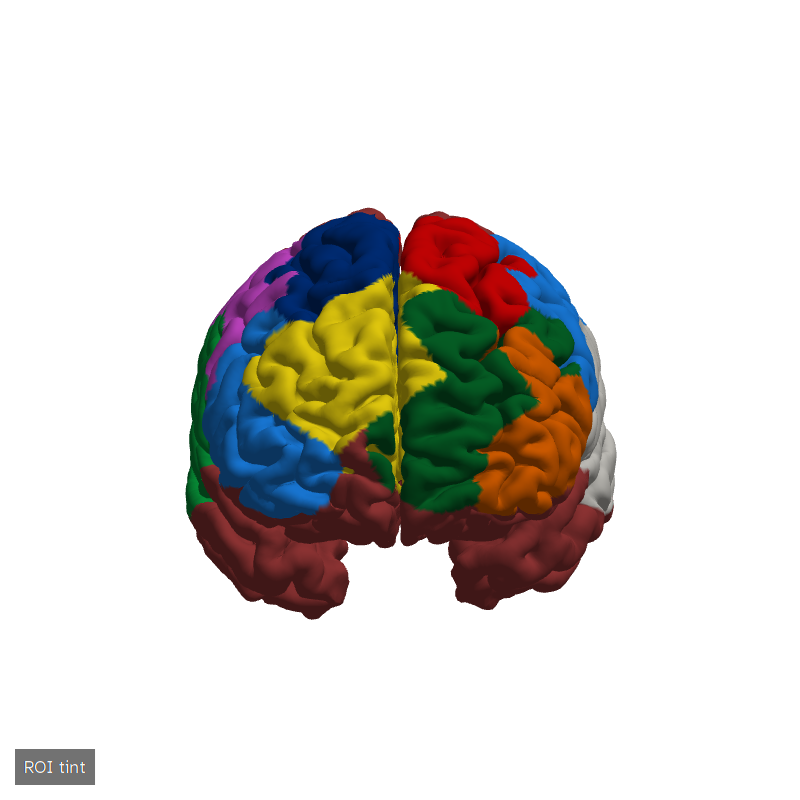
#> input picture piano-noise/analysis/00-rois/anterior_head_800x800_transparent.png, 800 x 800 px
$ python -i report_figures.py   (imports and definitions only)
#> lines starting #> are read from the running program, lines starting #| are printed output that depends on the picture; after the words box and inside, x2 and y2 are one past the last pixel; in counts of white or black regions, pixels touching at a corner belong together
"""ROI-level figures and tables for the report, from the NIRWizard exports.

Reads the exported tables under analysis/ (01-qc, 04-block-average, 05-glm;
ROI membership from the laterality sidecar) and writes

  report/figures/ba_roi.pdf           ROI block averages, HbO and HbR
  report/figures/glm_maps_*.pdf       on-cortex GLM t maps, HbO + HbR
  report/figures/laterality.pdf       Seghier LI per ROI pair (GLM beta)
  report/tables/*.tex                 booktabs bodies \\input by report.tex

ROI summaries average the channels the GLM export marks good (all 47 in the
current export, which was run without QC exclusions).
"""
import csv
import json
import os

import numpy as np
import matplotlib
# [1 line not run here, left out]
import matplotlib.pyplot as plt

HERE = os.path.dirname(os.path.abspath(__file__))
ROOT = os.path.dirname(HERE)
FIG = os.path.join(ROOT, "report", "figures")
TAB = os.path.join(ROOT, "report", "tables")

# Same palette as scripts/plot_block_design.py so the report reads as one set.
COL = {"QUIET": "#4878cf", "NOISE": "#c44e52"}
C_TEXT = "#333333"
PLAY_S = 40.0

# [4 lines not run here, left out]


def table(path, sep=","):
    with open(os.path.join(HERE, path), encoding="utf-8") as f:
        return list(csv.DictReader((l for l in f if not l.startswith("#")),
                                   delimiter=sep))


def chan_key(name):
    s, d = name[1:].split("-D")
    return int(s), int(d)


# [8 lines left out: function write_tex, not called in this run]


# ---- inputs -----------------------------------------------------------------
# [1 line that did not run here, left out]
# [1 line that did not run here, left out]
# [1 line that did not run here, left out]
# [1 line that did not run here, left out]

# [3 lines not run here, left out]
# [1 line that did not run here, left out]
ROIS = []  # (pair label, side, roi name, all channels, good channels)
# [5 lines not run here, left out]


# ---- QC ---------------------------------------------------------------------
# [85 lines left out: functions qc, block_average, glm_roi, not called in this run]


# ---- on-cortex GLM maps -----------------------------------------------------
VIEWS = ("left", "right", "anterior", "superior")
# (chromophore, export folder under 05-glm, colour range) per figure
MAPS = {
    "unthresholded": [("HbO", "no_thresh", 26),
                      ("HbR", "hbr_glm_images/no_thresh", 15)],
    "thresholded": [("HbO", "thresh_t>20", 26),
                    ("HbR", "hbr_glm_images/thresh_t>10", 15)],
}


def cortex(path):
    """NIRWizard cortex export as RGBA: background transparent, cropped."""
    from PIL import Image, ImageDraw, ImageFilter
    im = Image.open(path).convert("RGB").crop((0, 0, 800, 735))  # drop caption
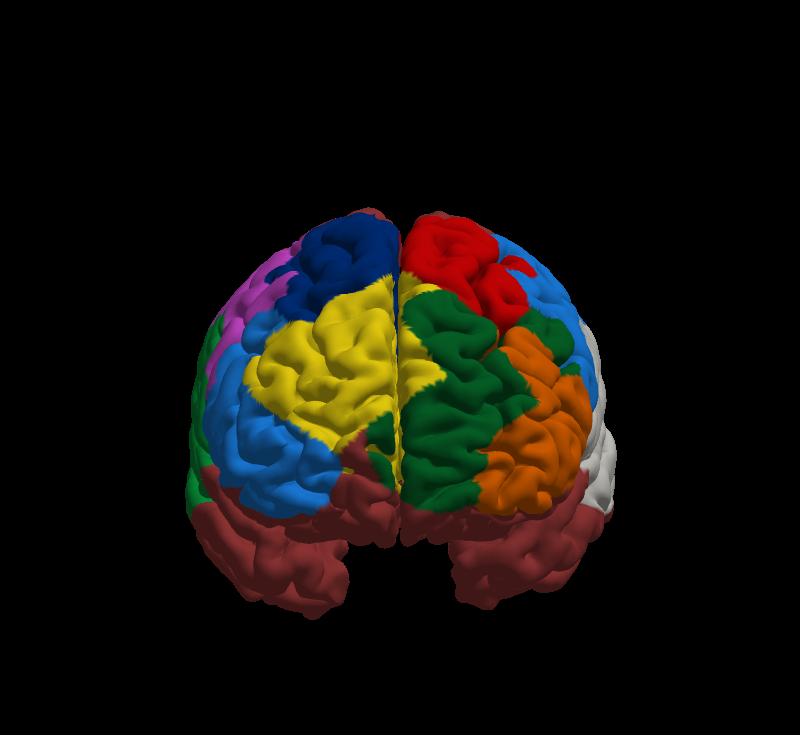
#> im: PIL image 800x735 RGB; mean R, G, B 18.8, 15.5, 10.7
    key = (255, 0, 255)
    for xy in ((0, 0), (799, 0), (0, 734), (799, 734)):
        ImageDraw.floodfill(im, xy, key, thresh=30)
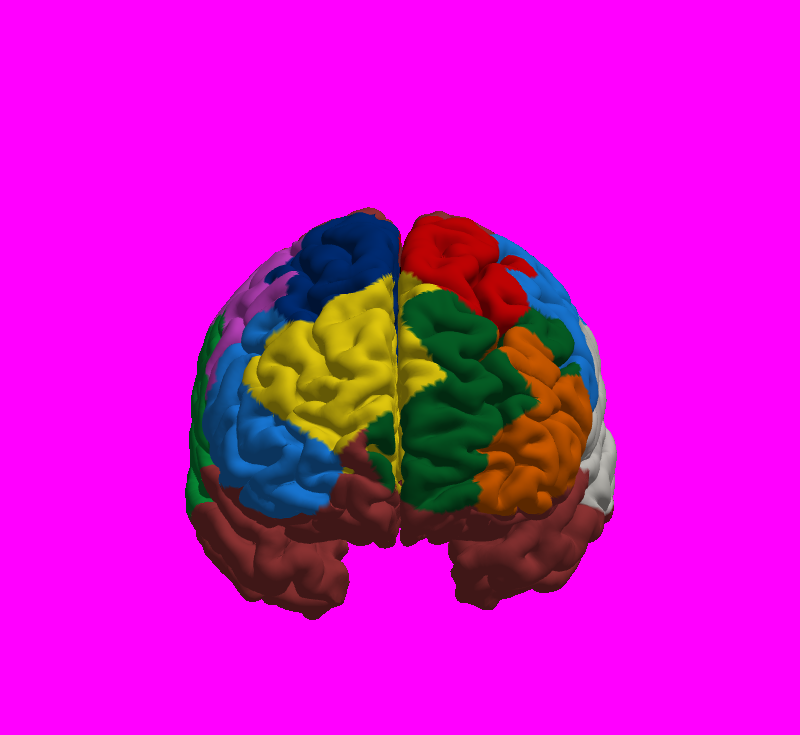
#> im: PIL image 800x735 RGB; mean R, G, B 215, 15.5, 207
    a = np.array(im)
    alpha = Image.fromarray(((a != key).any(2) * 255).astype(np.uint8))
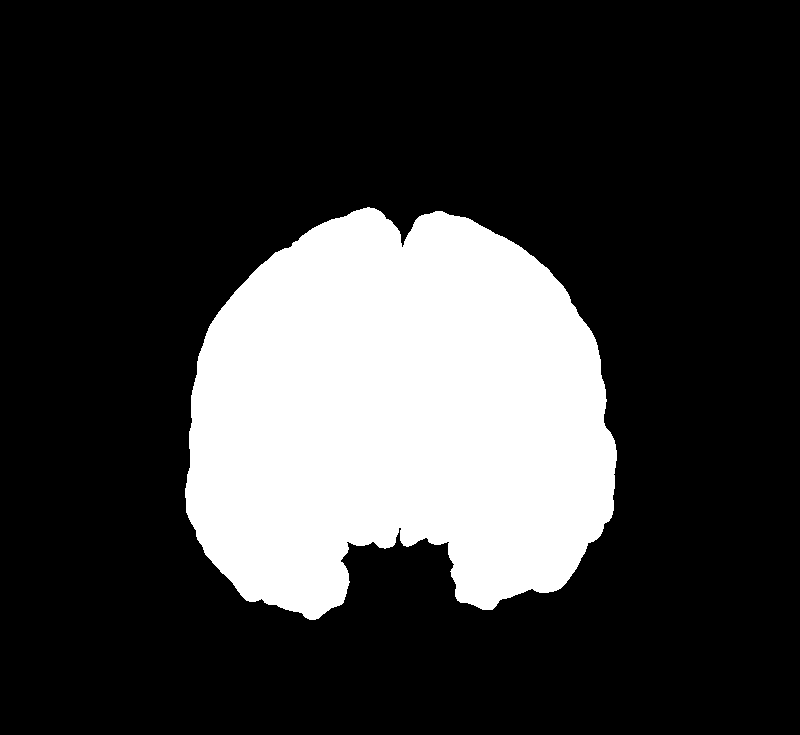
#> alpha: PIL image 800x735 L; 23% white; 1 white region, box (x1, y1, x2, y2) and area: (185, 207, 617, 620) 135479
    alpha = alpha.filter(ImageFilter.MinFilter(3))  # shave the dark fringe
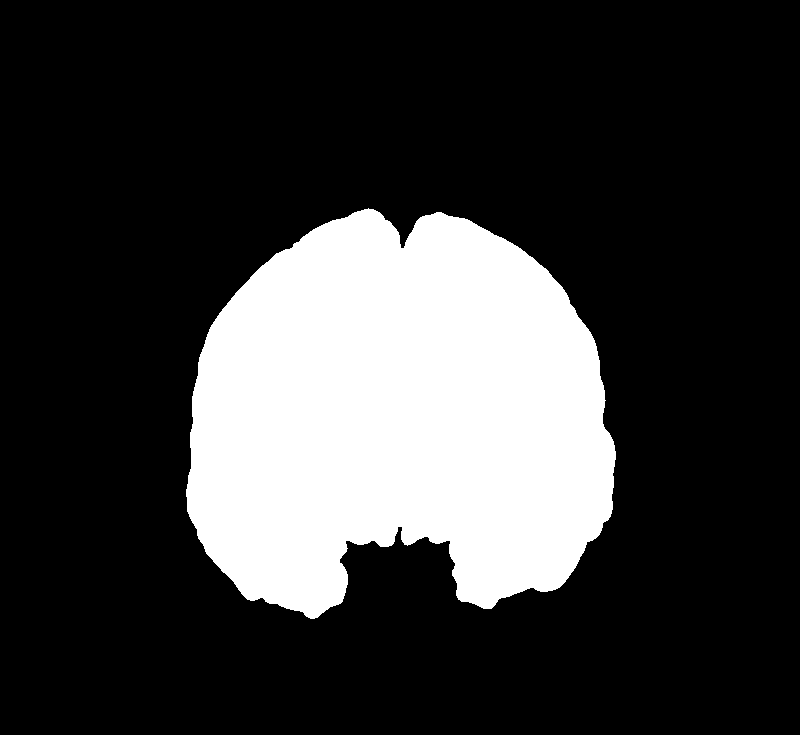
#> alpha: PIL image 800x735 L; 22.7% white; 1 white region, box (x1, y1, x2, y2) and area: (186, 208, 616, 619) 133448
    alpha = alpha.filter(ImageFilter.GaussianBlur(0.7))
    rgba = np.dstack([a, np.array(alpha)])
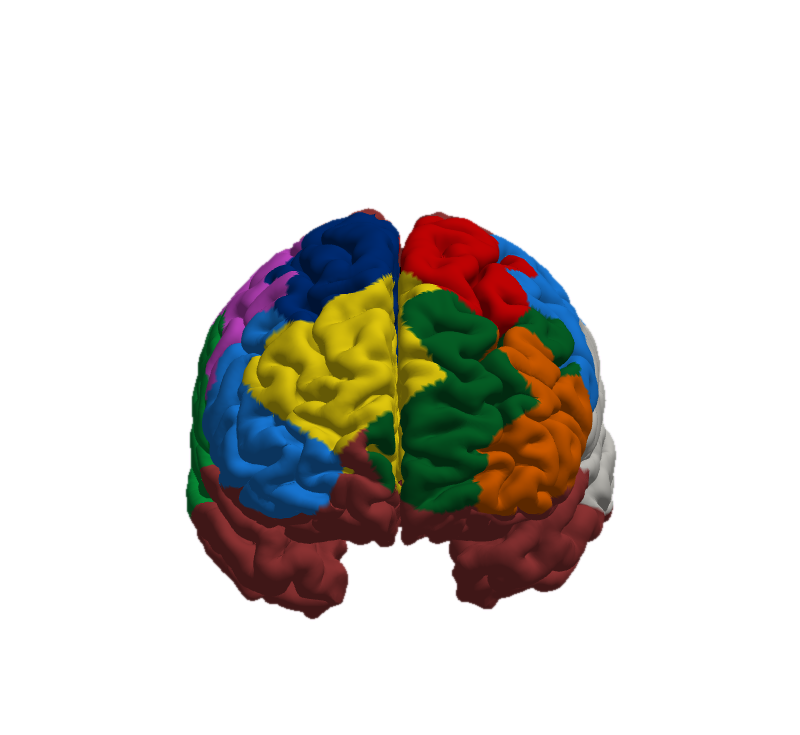
#> rgba: shape (735, 800, 4); mean R, G, B, A 215, 15.5, 207, 57.9; transparent parts drawn white
    ys, xs = np.where(rgba[..., 3] > 0)
    return rgba[ys.min():ys.max() + 1, xs.min():xs.max() + 1]
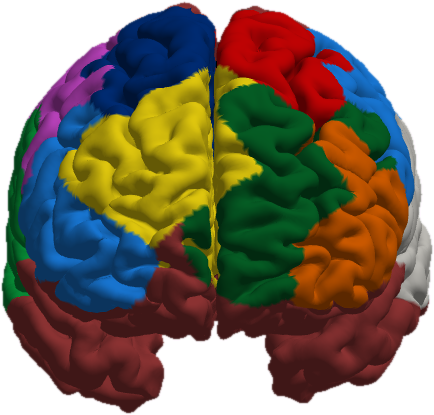
#> returned value: shape (415, 434, 4); mean of channels 0, 1, 2, 3 124.5, 50.7, 98.3, 188.9; transparent parts drawn white


# [80 lines left out: functions glm_maps, laterality, not called in this run]


# [9 lines not run here, left out]

>>> result = cortex('00-rois/anterior_head_800x800_transparent.png')

$ run again, on piano-noise/analysis/00-rois/inferior_head_800x800_transparent.png
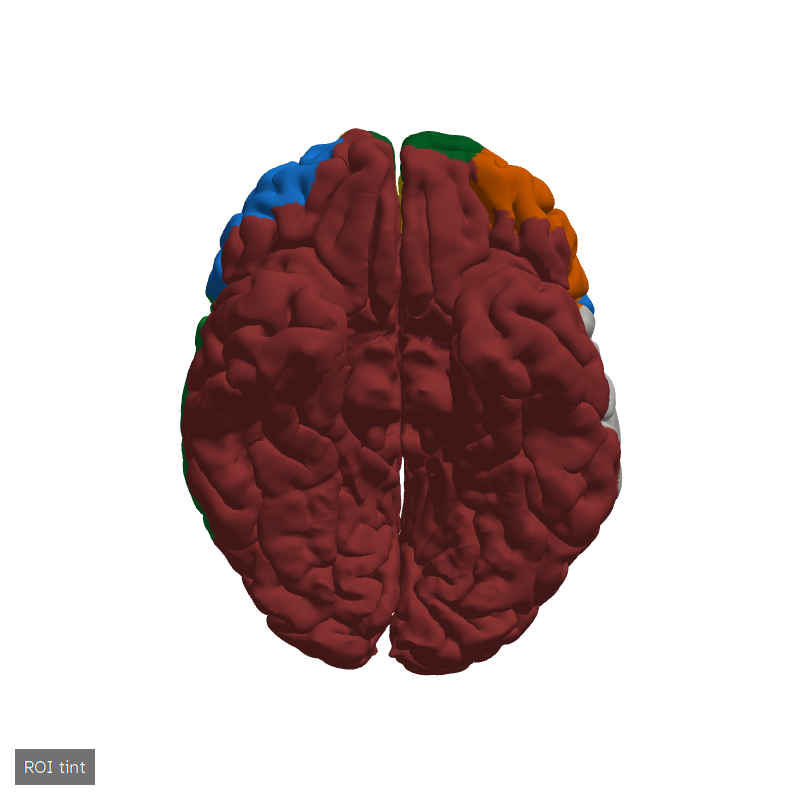
#> input picture piano-noise/analysis/00-rois/inferior_head_800x800_transparent.png, 800 x 800 px
#> in cortex, `alpha = Image.fromarray(((a != key).any(2) * 255).astype(np.uint8))`:
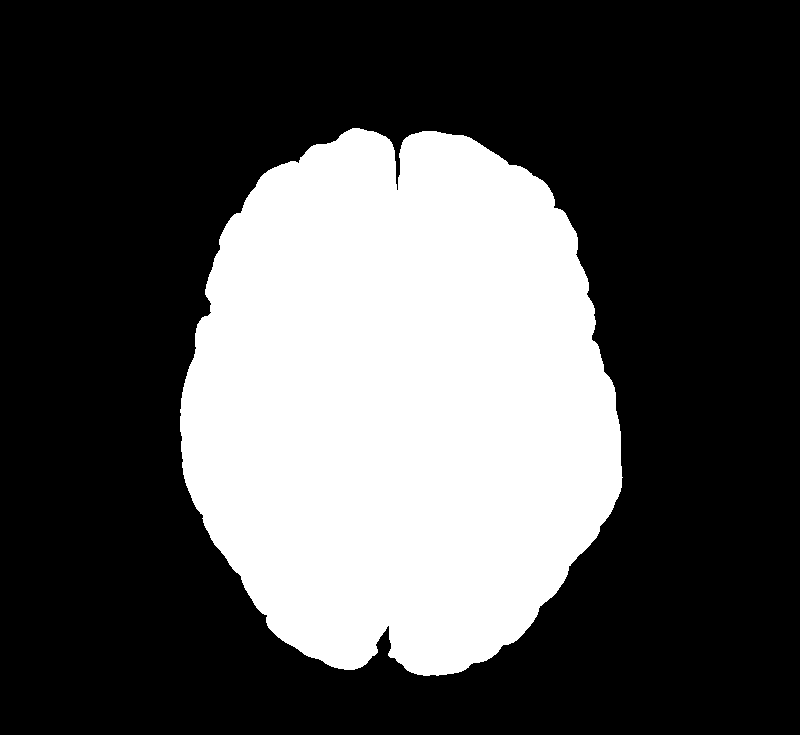
#> alpha: PIL image 800x735 L; 31.9% white; 1 white region, box (x1, y1, x2, y2) and area: (180, 128, 623, 676) 187484
#> in cortex, `return rgba[ys.min():ys.max() + 1, xs.min():xs.max() + 1]`:
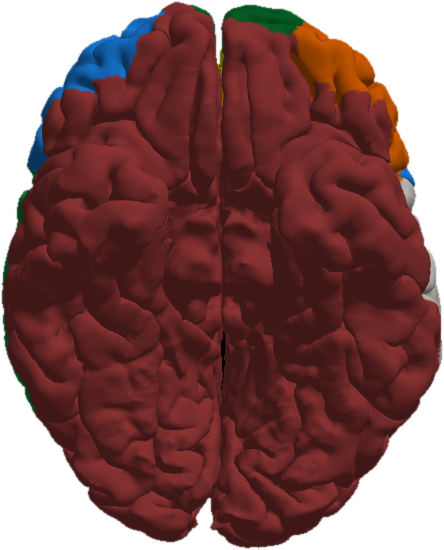
#> returned value: shape (550, 444, 4); mean of channels 0, 1, 2, 3 130, 28.5, 86.8, 193.4; transparent parts drawn white

$ run again, on piano-noise/analysis/00-rois/left_head_800x800_transparent.png
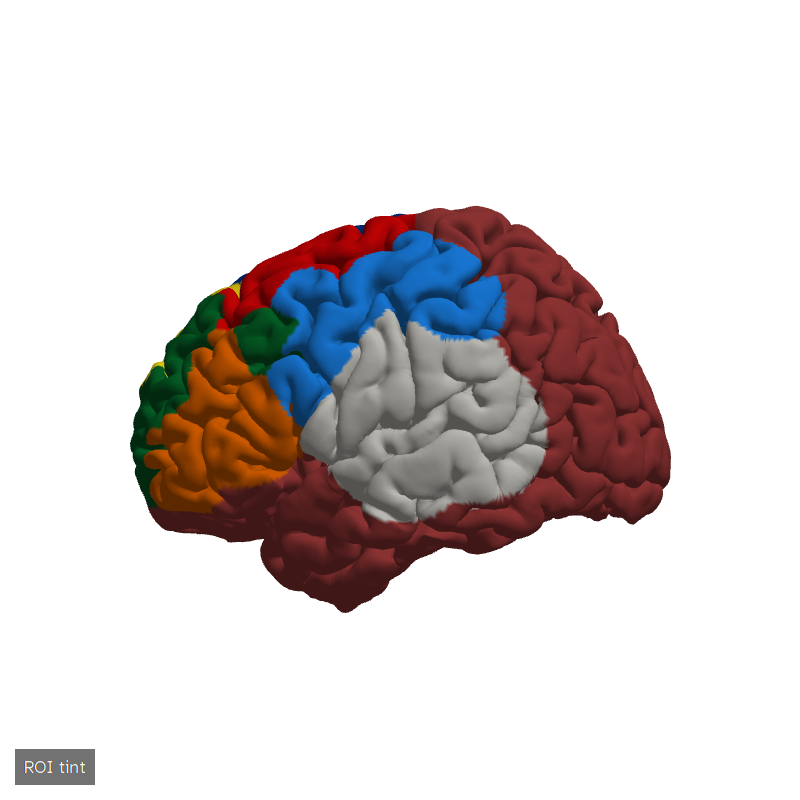
#> input picture piano-noise/analysis/00-rois/left_head_800x800_transparent.png, 800 x 800 px
#> in cortex, `alpha = Image.fromarray(((a != key).any(2) * 255).astype(np.uint8))`:
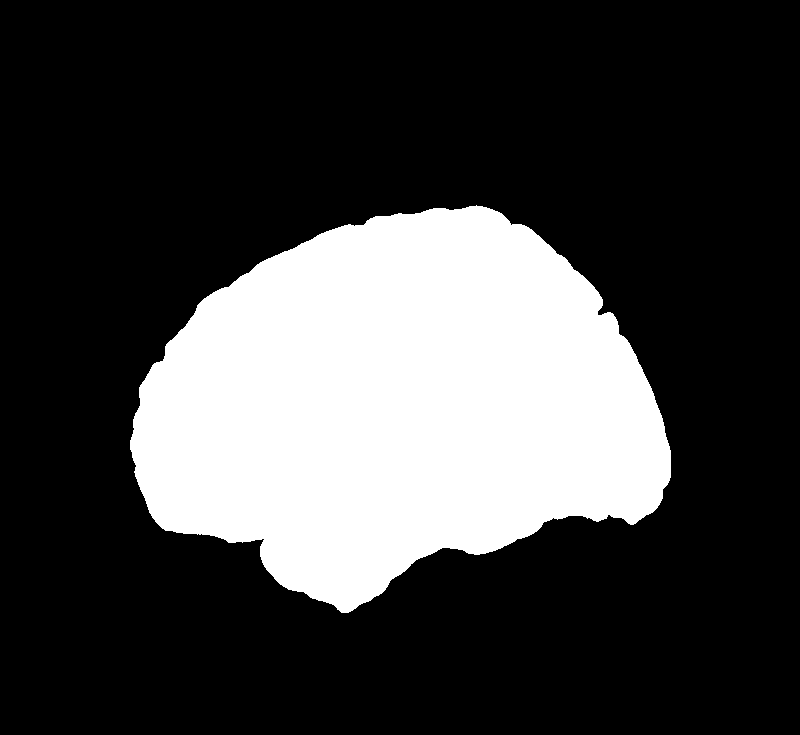
#> alpha: PIL image 800x735 L; 25.6% white; 1 white region, box (x1, y1, x2, y2) and area: (130, 205, 671, 613) 150330
#> in cortex, `return rgba[ys.min():ys.max() + 1, xs.min():xs.max() + 1]`:
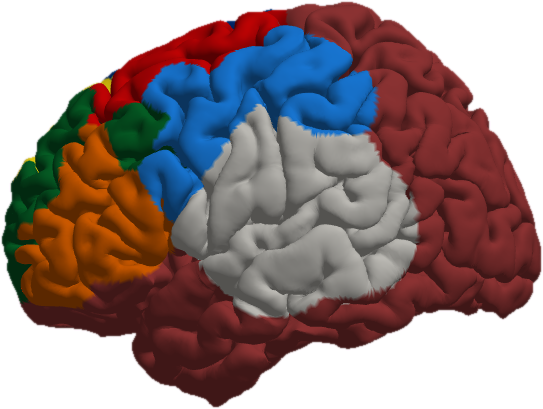
#> returned value: shape (409, 543, 4); mean of channels 0, 1, 2, 3 147.7, 47.1, 129.7, 170.3; transparent parts drawn white

$ run again, on piano-noise/analysis/00-rois/right_head_800x800_transparent.png
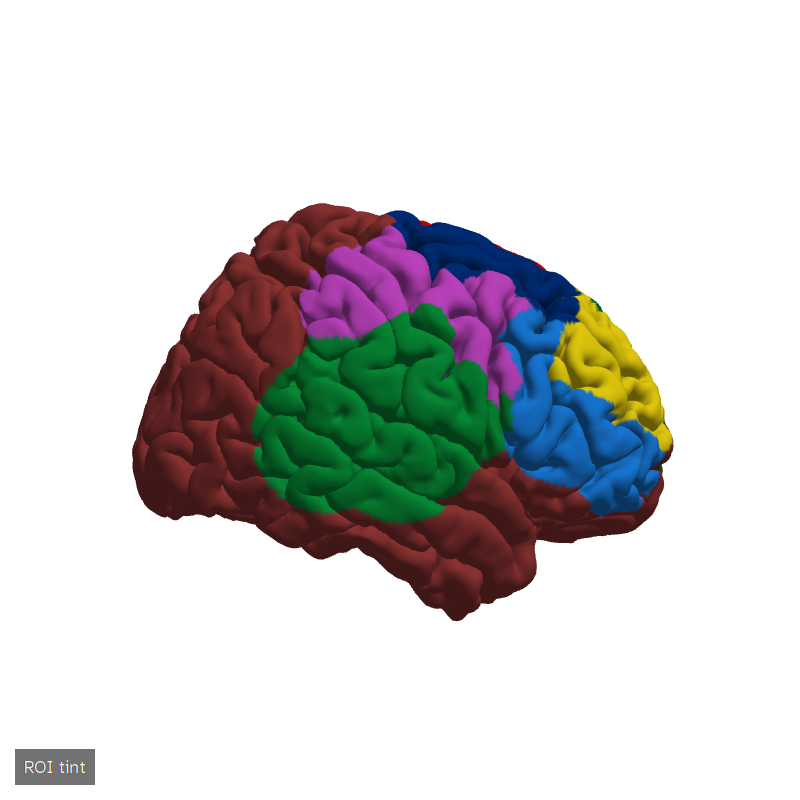
#> input picture piano-noise/analysis/00-rois/right_head_800x800_transparent.png, 800 x 800 px
#> in cortex, `alpha = Image.fromarray(((a != key).any(2) * 255).astype(np.uint8))`:
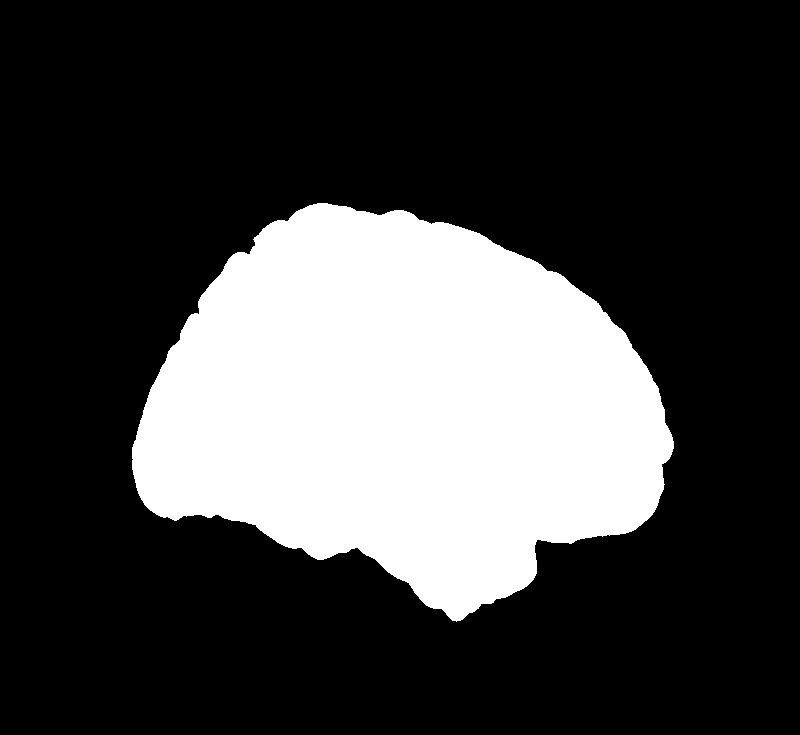
#> alpha: PIL image 800x735 L; 25.8% white; 1 white region, box (x1, y1, x2, y2) and area: (132, 203, 674, 622) 151544
#> in cortex, `return rgba[ys.min():ys.max() + 1, xs.min():xs.max() + 1]`:
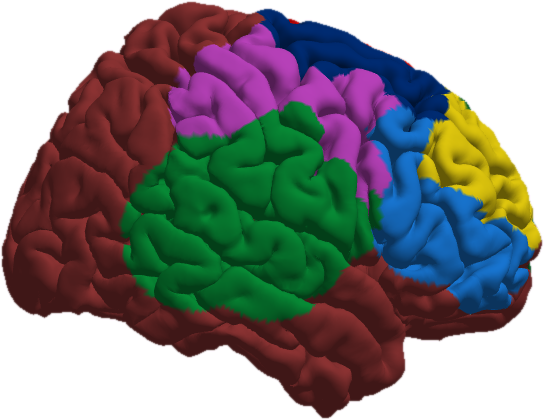
#> returned value: shape (420, 544, 4); mean of channels 0, 1, 2, 3 130, 43.4, 127.8, 166.9; transparent parts drawn white
